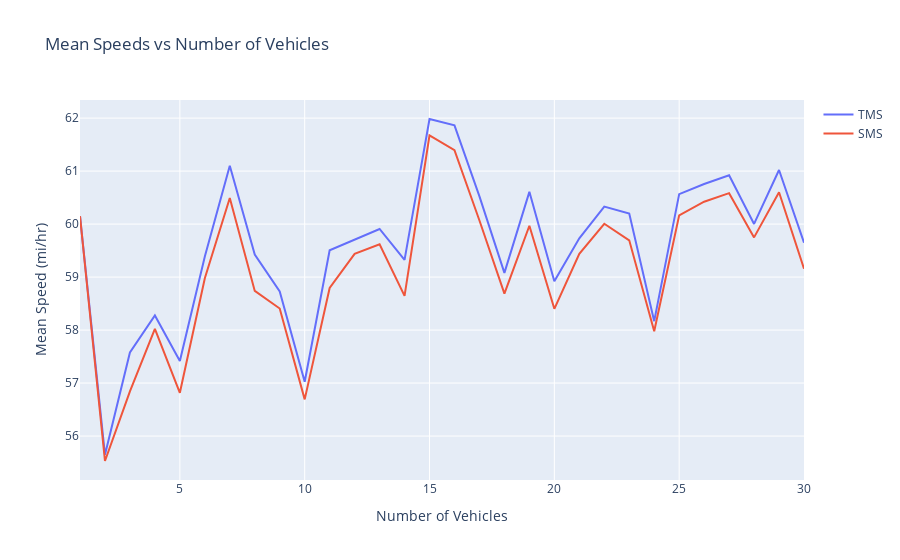

Here is the notebook cell this chart was saved with:
### Code cell
import plotly.graph_objects as go

fig = go.Figure(
    layout=go.Layout(
        title="Mean Speeds vs Number of Vehicles",
        xaxis_title="Number of Vehicles",
        yaxis_title="Mean Speed (mi/hr)",
    )
)

fig.add_trace(
    go.Scatter(
        x=mean_speeds["num_vehicles"],
        y=mean_speeds["tms"],
        name="TMS",
    )
)
fig.add_trace(
    go.Scatter(
        x=mean_speeds["num_vehicles"],
        y=mean_speeds["sms"],
        name="SMS",
    )
)

fig.show(renderer="pdf+vscode")

### Figure 1 — Plotly figure (JSON) as saved in the notebook; plotly's stock layout.template omitted (floating-point values rounded to 4 significant figures)
{"data": [{"name": "TMS", "type": "scatter", "x": [1.0, 2.0, 3.0, 4.0, 5.0, 6.0, 7.0, 8.0, 9.0, 10.0, 11.0, 12.0, 13.0, 14.0, 15.0, 16.0, 17.0, 18.0, 19.0, 20.0, 21.0, 22.0, 23.0, 24.0, 25.0, 26.0, 27.0, 28.0, 29.0, 30.0], "y": [60.15, 55.65, 57.58, 58.27, 57.42, 59.39, 61.1, 59.42, 58.73, 57.02, 59.51, 59.71, 59.91, 59.32, 61.98, 61.86, 60.52, 59.08, 60.61, 58.92, 59.73, 60.33, 60.2, 58.17, 60.57, 60.76, 60.92, 60.0, 61.02, 59.65]}, {"name": "SMS", "type": "scatter", "x": [1.0, 2.0, 3.0, 4.0, 5.0, 6.0, 7.0, 8.0, 9.0, 10.0, 11.0, 12.0, 13.0, 14.0, 15.0, 16.0, 17.0, 18.0, 19.0, 20.0, 21.0, 22.0, 23.0, 24.0, 25.0, 26.0, 27.0, 28.0, 29.0, 30.0], "y": [60.15, 55.53, 56.84, 58.02, 56.82, 58.98, 60.49, 58.74, 58.41, 56.69, 58.79, 59.44, 59.62, 58.64, 61.68, 61.4, 60.07, 58.69, 59.97, 58.4, 59.44, 60.01, 59.69, 57.98, 60.17, 60.42, 60.58, 59.75, 60.6, 59.16]}], "layout": {"title": {"text": "Mean Speeds vs Number of Vehicles"}, "xaxis": {"title": {"text": "Number of Vehicles"}}, "yaxis": {"title": {"text": "Mean Speed (mi/hr)"}}}}
